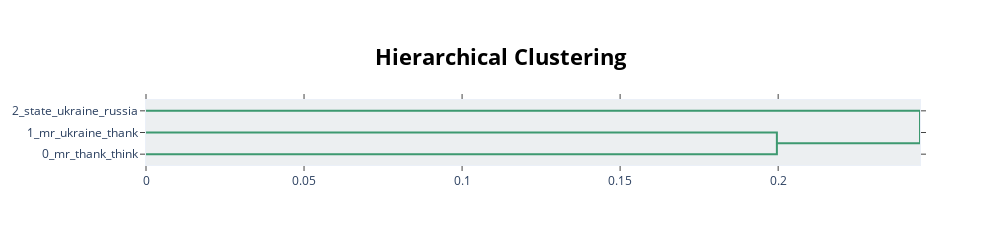

Notebook code cell kept with this figure:
### Code cell
topic_model.visualize_hierarchy()

### Figure 1 — Plotly figure (JSON) as saved in the notebook; plotly's stock layout.template omitted (floating-point values rounded to 4 significant figures)
{"data": [{"hoverinfo": "text", "marker": {"color": "rgb(61,153,112)"}, "mode": "lines", "type": "scatter", "x": [0, 0.1996, 0.1996, 0], "xaxis": "x", "y": [-15, -15, -25, -25], "yaxis": "y"}, {"hoverinfo": "text", "marker": {"color": "rgb(61,153,112)"}, "mode": "lines", "type": "scatter", "x": [0, 0.2449, 0.2449, 0.1996], "xaxis": "x", "y": [-5, -5, -20, -20], "yaxis": "y"}], "layout": {"autosize": false, "height": 245, "hoverlabel": {"bgcolor": "white", "font": {"family": "Rockwell", "size": 16}}, "hovermode": "closest", "plot_bgcolor": "#ECEFF1", "showlegend": false, "title": {"font": {"color": "Black", "size": 22}, "text": "<b>Hierarchical Clustering</b>", "x": 0.5, "xanchor": "center", "yanchor": "top"}, "width": 1000, "xaxis": {"mirror": "allticks", "rangemode": "tozero", "showgrid": false, "showline": true, "showticklabels": true, "ticks": "outside", "type": "linear", "zeroline": false}, "yaxis": {"mirror": "allticks", "range": [-30, 0], "rangemode": "tozero", "showgrid": false, "showline": true, "showticklabels": true, "tickmode": "array", "ticks": "outside", "ticktext": ["2_state_ukraine_russia", "1_mr_ukraine_thank", "0_mr_thank_think"], "tickvals": [-5, -15, -25], "type": "linear", "zeroline": false}}}
